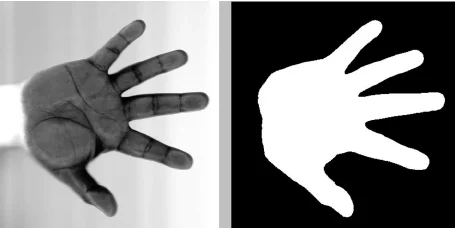
#> input picture experiments/hand.png, 455 x 228 px
$ python hand.py
#> lines starting #> are read from the running program, lines starting #| are printed output that depends on the picture; after the words box and inside, x2 and y2 are one past the last pixel; in counts of white or black regions, pixels touching at a corner belong together
### src/xgw/gromov_wasserstein_m_dist.py
import numpy as np
from numba import njit
import ot
from ncpol2sdpa import generate_variables, SdpRelaxation
from .frank_wolfe import _frank_wolfe_iter, covariance, const_cost, polynomial_cost, frank_wolfe_polynomial, center_marginal, _classical_gw_frank_wolfe, classical_gw_const_cost,  linearized_cost_matrix
from .hyperplane_approx import run_approx, initial_box, projection, function_to_cost, update_box, f_to_e, e_to_f, compute_hyperplane, classical_gw_initial_box
from .qp_incremental_projector import OptimalProjectedCoupling
import logging

logging.basicConfig(
    level=logging.INFO,
    format="%(asctime)s.%(msecs)03d - %(message)s",
    datefmt="%Y-%m-%d %H:%M:%S",
    force=False,
)

logger = logging.getLogger(__name__)
logger.setLevel(logging.INFO)

# [109 lines left out: functions optimal_cost_cvx, classical_gw_optimal_cost, optimal_polynomial_cost, non_convex_polynomial_cost, _optimal_cost_cvx, vector_cost and 4 more, not called in this run]

def optimal_t(max_diam, d, cost, t, convex_tol, exp_upper_bound=True):
    if cost == 'CGW' and t is None:
        if d <= 2 :
            t =  1/2 + convex_tol
        elif d == 3:
            assert max_diam is not None, f'Need to define a max_diameter or a t in 3D to check CGW convexity'
            if exp_upper_bound:
                val = (8*max_diam**2)/(2+8*max_diam**2)
            else:
                val = (24*max_diam**2)/(2+24*max_diam**2)
            if 1-val> 2*convex_tol:
                t = val + convex_tol
            else:
                t = (1+val)/2
    if t is None:
        return 0
    return t


# [10 lines left out: function new_direction_convex, not called in this run]

def gw_m_convex(mu,
                space_x,
                nu,
                space_y,
                emd_kwargs,
                cost='IGW',
                gap_tol=1e-5,
                iter_max=100,
                FW_iter=100,
                t=None,
                max_diam=None,
                convex_tol=1e-3,
                p_plus_implementation='cdd',
                p_minus_implementation='cdd',
                p_minus_dual_implementation='cdd'
                ):

    # This code is specifically designed for a convex cost, as IGW or CGW with a high enough t
    d = space_x.shape[-1]
    # selecting the optimale t in the CGW case, if not pre-selected
    t = optimal_t(max_diam, d, cost, t, convex_tol)
    logger.info(f'Using t={t} for cost {cost}, d={d}, convex_tol={convex_tol}')
    space_x, space_y = center_marginal(mu, space_x, nu, space_y)
    # Computing constant cost
    sigma_x = covariance(space_x, mu)
    sigma_y = covariance(space_y, nu)
    cst_cost = const_cost(sigma_x, sigma_y, cost, t)

    # Bounding box initialization
    e_base, R, P_plus, P_minus = initial_box(space_x, space_y, mu, nu, emd_kwargs, p_plus_implementation=p_plus_implementation, p_minus_implementation=p_minus_implementation, p_minus_dual_implementation=p_minus_dual_implementation)
    # print('Initial box with ', len(P_minus.V), ' vertices and ', P_minus.H[0].shape[0], ' half-planes.')
    # print('Vertices: ', P_minus.V)

    # Selection of the best direction (lagest score in the bounding box)
    c_plus, x_plus = optimal_cost_cvx(P_plus, cost, R, d, t)
    c_minus, x_minus = optimal_cost_cvx(P_minus, cost, R, d, t)
    best_dir = best_init_dir(x_minus, P_plus)

    c_plus_list, c_minus_list = [c_plus], [c_minus]
    for iter in range(iter_max):
        # choose direction
        logger.info('Chosing best direction')
        # logger.info(f'P_minus.V {P_minus.V}')
        A, b = P_minus.H
        A_norm = np.linalg.norm(A, axis=1)
        # logger.info(f'P_minus.H {P_minus.H}')
        # logger.info(f'P_minus.A_norm, b_norm {A/A_norm[:, None]}, {b/A_norm}')
        g = new_direction_convex(P_minus, x_plus)
        logger.info(f'Computing hyperhplane for direction g: {g}')
        g_hat, g_star = compute_hyperplane(mu, nu, g, e_base, emd_kwargs)
        logger.info(f'new half plane: {g}, {g_hat}')
        logger.info(f'new vertex: {g_star}')
        logger.info('Updating bounding boxes')
        P_plus, P_minus = update_box(P_plus, P_minus, [[g, g_hat]], [g_star])
        logger.info(f'Updated box with P_plus {len(P_plus.V)} P_minus {len(P_minus.V)} vertices.')
        # [4 lines of commented-out code are left out]
        logger.info('Updating c_minus (candidate optimal value)')
        Tcost = vector_cost(g_star, cost, R, d, t)

        # The optimal values after each iteration is updated
        logger.info('Updating c_plus and c_minus')
        c_plus, x_plus = optimal_cost_cvx(P_plus, cost, R, d, t)
        logger.info(f'x_plus {x_plus}')
        logger.info(f'Iteration {iter}: c_minus={c_minus:1.20f}, c_plus={c_plus:1.20f}, c_plus - c_minus = {(c_plus - c_minus):1.20f}, vertices in P_minus {len(P_minus.V)} and P_plus {len(P_plus.V)}, half-spaces in P_minus {P_minus.H[0].shape[0]} and P_plus {P_plus.H[0].shape[0]}')

        if Tcost > c_minus:
            c_minus = Tcost
            best_dir = g
        c_plus_list.append(c_plus)
        c_minus_list.append(c_minus)

        if c_plus - c_minus < gap_tol:
            # x_minus = g_star
            break


    # Computing the optimal coupling:
    pi_opt = vect_to_coupling_cvx(best_dir, mu, nu, e_base, emd_kwargs)
    # Local optimization to finish the optimization  (may not be needed)
    c_op, pi_opt = frank_wolfe_polynomial(mu, space_x, nu, space_y, pi_opt, cost=cost, iter_max=FW_iter, t=t)

    total_loss = cst_cost-2*c_op
    gap = c_plus - c_op
    lower_bound_on_total_loss = cst_cost-2*c_plus
    logger.info(f'Final results: total loss {total_loss}, gap {gap}, bound on loss {lower_bound_on_total_loss}')


    return total_loss, pi_opt, gap, lower_bound_on_total_loss, cst_cost, c_plus_list, c_minus_list


# [217 lines left out: functions classical_gw, gw_m_non_convex_geometric_approx, _run_convex_yield, _run_classical_yield, not called in this run]

### experiments/hand.py
import cv2 as cv
from PIL import Image
import numpy as np
import matplotlib.pyplot as plt

from xgw.gromov_wasserstein_m_dist import gw_m_convex, classical_gw

def open_and_convert_to_grayscale(path):
    '''open and convert to grayscale'''
#> called with path = 'hand.png'
    img = Image.open(path).convert('L')
    img_array = np.array(img)
    return img_array

def filled_hand_experiment(path):
    img_array = open_and_convert_to_grayscale(path)

    img_array.shape

    crop = img_array[20:-20, 250:]
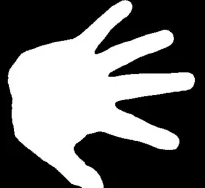
#> crop: shape (188, 205); min 0, max 255, mean 109.8
    # binarize
    crop = (crop > 128).astype(float)
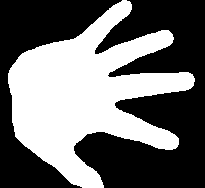
#> crop: shape (188, 205) float64; values 0 (black) and 1 (white), 43.1% white; 1 white region, box (x1, y1, x2, y2) and area: (8, 0, 195, 188) 16600
    plt.imshow(crop, cmap='gray')
    plt.axis('off')

    # downsample image
    ds_factor = 4
    iter_max = 10
    crop = crop[::ds_factor, ::ds_factor]
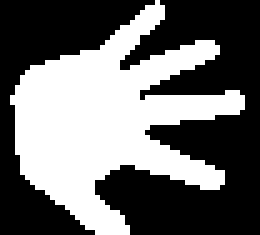
#> crop: shape (47, 52) float64 (shown 5 times larger); values 0 (black) and 1 (white), 42.4% white; 1 white region, box (x1, y1, x2, y2) and area: (2, 0, 49, 47) 1036
    plt.imshow(crop, cmap='gray')
    plt.axis('off')
    print(crop.shape)
#| (47, 52)


    i_mesh, j_mesh = np.meshgrid(np.arange(crop.shape[1], dtype=float), np.arange(crop.shape[0], dtype=float), indexing='ij')
    points = np.vstack([i_mesh.flatten(), j_mesh.flatten()]).T
    points /= np.max(np.linalg.norm(points, axis=1, keepdims=True))


    mu = crop.flatten() / crop.sum()
#> mu = 2444 values, max 0.000965 at index 31, min 0 at index 0, mean 0.000409

    mu_flipped = crop[::-1].flatten() / crop.sum()
#> mu_flipped = 2444 values, max 0.000965 at index 19, min 0 at index 0, mean 0.000409

    T, plan, c, _, _ = gw_m_convex(mu, points, mu_flipped, points, {'numItermax': 10**9}, cost='CGW', gap_tol=1e-15, iter_max=iter_max, FW_iter=100, p_plus_implementation='cdd')

    ### original
    # vertical gradient
    binary = crop.astype(bool)
    H, W = binary.shape
    grad = np.linspace(0, 1, H)[:, None]
    grad = np.repeat(grad, W, axis=1)

    # convert gradient to colors
    cmap = plt.cm.viridis
    colors = cmap(grad)[..., :3]

    # apply mask
    colored = np.ones((H, W, 3))  # white background
    colored[binary] = colors[binary]

    plt.imshow(colored)
    plt.axis("off")
    plt.title('Original Image with Gradient Colors')
    plt.savefig('hand/filled_original.png', dpi=300, bbox_inches='tight')

    ### perfect flip
    # vertical gradient
    binary = crop[::-1].astype(bool)
    H, W = binary.shape
    grad = np.linspace(0, 1, H)[:, None]
    grad = np.repeat(grad, W, axis=1)

    # convert gradient to colors
    cmap = plt.cm.viridis
    colors = cmap(grad)[..., :3][::-1]

    # apply mask
    colored = np.ones((H, W, 3))  # white background
    colored[binary] = colors[binary]

    plt.imshow(colored)
    plt.title('Perfect Mirror Image')
    plt.axis("off")
    plt.savefig('hand/filled_perfect_flip.png', dpi=300, bbox_inches='tight')

    ### CGW
    perm = plan.argmax(axis=0)
    # vertical gradient
    binary = crop[::-1].astype(bool)
    H, W = binary.shape
    grad = np.linspace(0, 1, H)[:, None]
    grad = np.repeat(grad, W, axis=1)

    # convert gradient to colors
    cmap = plt.cm.viridis
    colors = cmap(grad)[..., :3][::-1]

    # apply mask
    colored = np.ones((H, W, 3))  # white background
    transported_colors = colors.reshape(-1,3)[perm].reshape(colored.shape)
    colored[binary] = transported_colors[binary]

    plt.imshow(colored)
    plt.axis("off")
    plt.title('Chiral GW')
    plt.savefig('hand/filled_cgw.png', dpi=300, bbox_inches='tight')

    ### classical gw
    _, plan_gw, _, _, _ = classical_gw(mu, points, mu_flipped, points, {'numItermax': 10**10},  cost_tol=1e-18, iter_max=iter_max, FW_iter=100, p_plus_implementation='cdd')
    perm = plan_gw.argmax(axis=0)
    # vertical gradient
    binary = crop[::-1].astype(bool)
    H, W = binary.shape
    grad = np.linspace(0, 1, H)[:, None]
    grad = np.repeat(grad, W, axis=1)

    # convert gradient to colors
    cmap = plt.cm.viridis
    colors = cmap(grad)[..., :3][::-1]

    # apply mask
    colored = np.ones((H, W, 3))  # white background
    transported_colors = colors.reshape(-1,3)[perm].reshape(colored.shape)
    colored[binary] = transported_colors[binary]

    plt.imshow(colored)
    plt.axis("off")
    plt.title('Classical GW')
    plt.savefig('hand/filled_classicalgw.png', dpi=300, bbox_inches='tight')

# [79 lines left out: functions plot, border_hand_experiment, not called in this run]

if __name__ == '__main__':
    path = 'hand.png'
    filled_hand_experiment(path)
#> (the call stopped at in gw_m_convex, `space_x, space_y = center_marginal(mu, space_x, nu, space_y)`: xgw is not available in this run)
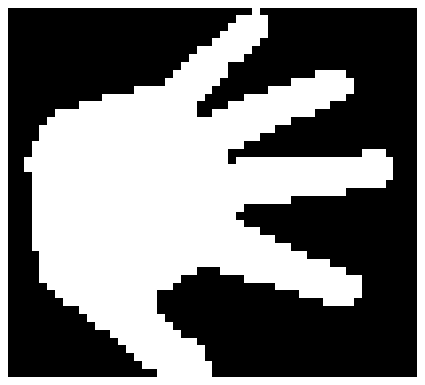
#> figure drawn by matplotlib, 1 panel
